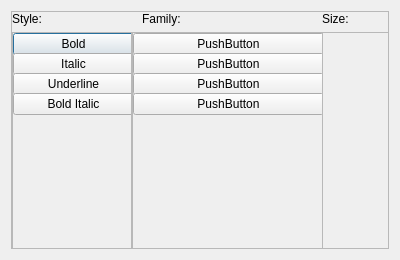
<?xml version="1.0" encoding="UTF-8"?>
<ui version="4.0">
 <class>Font</class>
 <widget class="QDialog" name="Font">
  <property name="geometry">
   <rect>
    <x>0</x>
    <y>0</y>
    <width>400</width>
    <height>260</height>
   </rect>
  </property>
  <property name="windowTitle">
   <string>Dialog</string>
  </property>
  <layout class="QHBoxLayout" name="horizontalLayout">
   <item>
    <widget class="QScrollArea" name="scrollArea">
     <property name="widgetResizable">
      <bool>true</bool>
     </property>
     <widget class="QWidget" name="scrollAreaWidgetContents">
      <property name="geometry">
       <rect>
        <x>0</x>
        <y>0</y>
        <width>380</width>
        <height>240</height>
       </rect>
      </property>
      <widget class="QScrollArea" name="scrollArea_2">
       <property name="geometry">
        <rect>
         <x>0</x>
         <y>20</y>
         <width>120</width>
         <height>251</height>
        </rect>
       </property>
       <property name="widgetResizable">
        <bool>true</bool>
       </property>
       <widget class="QWidget" name="scrollAreaWidgetContents_3">
        <property name="geometry">
         <rect>
          <x>0</x>
          <y>0</y>
          <width>118</width>
          <height>249</height>
         </rect>
        </property>
        <widget class="QPushButton" name="pushButton_5">
         <property name="geometry">
          <rect>
           <x>0</x>
           <y>0</y>
           <width>121</width>
           <height>22</height>
          </rect>
         </property>
         <property name="text">
          <string>Bold</string>
         </property>
        </widget>
        <widget class="QPushButton" name="pushButton_6">
         <property name="geometry">
          <rect>
           <x>0</x>
           <y>20</y>
           <width>121</width>
           <height>22</height>
          </rect>
         </property>
         <property name="text">
          <string>Italic</string>
         </property>
        </widget>
        <widget class="QPushButton" name="pushButton_7">
         <property name="geometry">
          <rect>
           <x>0</x>
           <y>40</y>
           <width>121</width>
           <height>22</height>
          </rect>
         </property>
         <property name="text">
          <string>Underline</string>
         </property>
        </widget>
        <widget class="QPushButton" name="pushButton_8">
         <property name="geometry">
          <rect>
           <x>0</x>
           <y>60</y>
           <width>121</width>
           <height>22</height>
          </rect>
         </property>
         <property name="text">
          <string>Bold Italic</string>
         </property>
        </widget>
       </widget>
      </widget>
      <widget class="QScrollArea" name="scrollArea_3">
       <property name="geometry">
        <rect>
         <x>120</x>
         <y>20</y>
         <width>191</width>
         <height>251</height>
        </rect>
       </property>
       <property name="widgetResizable">
        <bool>true</bool>
       </property>
       <widget class="QWidget" name="scrollAreaWidgetContents_4">
        <property name="geometry">
         <rect>
          <x>0</x>
          <y>0</y>
          <width>189</width>
          <height>249</height>
         </rect>
        </property>
        <widget class="QPushButton" name="pushButton">
         <property name="geometry">
          <rect>
           <x>0</x>
           <y>0</y>
           <width>191</width>
           <height>22</height>
          </rect>
         </property>
         <property name="text">
          <string>PushButton</string>
         </property>
        </widget>
        <widget class="QPushButton" name="pushButton_2">
         <property name="geometry">
          <rect>
           <x>0</x>
           <y>20</y>
           <width>191</width>
           <height>22</height>
          </rect>
         </property>
         <property name="text">
          <string>PushButton</string>
         </property>
        </widget>
        <widget class="QPushButton" name="pushButton_3">
         <property name="geometry">
          <rect>
           <x>0</x>
           <y>40</y>
           <width>191</width>
           <height>22</height>
          </rect>
         </property>
         <property name="text">
          <string>PushButton</string>
         </property>
        </widget>
        <widget class="QPushButton" name="pushButton_4">
         <property name="geometry">
          <rect>
           <x>0</x>
           <y>60</y>
           <width>191</width>
           <height>22</height>
          </rect>
         </property>
         <property name="text">
          <string>PushButton</string>
         </property>
        </widget>
       </widget>
      </widget>
      <widget class="QScrollArea" name="scrollArea_4">
       <property name="geometry">
        <rect>
         <x>310</x>
         <y>20</y>
         <width>111</width>
         <height>251</height>
        </rect>
       </property>
       <property name="widgetResizable">
        <bool>true</bool>
       </property>
       <widget class="QWidget" name="scrollAreaWidgetContents_5">
        <property name="geometry">
         <rect>
          <x>0</x>
          <y>0</y>
          <width>109</width>
          <height>249</height>
         </rect>
        </property>
       </widget>
      </widget>
      <widget class="QLabel" name="label">
       <property name="geometry">
        <rect>
         <x>0</x>
         <y>0</y>
         <width>52</width>
         <height>14</height>
        </rect>
       </property>
       <property name="text">
        <string>Style: </string>
       </property>
      </widget>
      <widget class="QLabel" name="label_2">
       <property name="geometry">
        <rect>
         <x>130</x>
         <y>0</y>
         <width>52</width>
         <height>14</height>
        </rect>
       </property>
       <property name="text">
        <string>Family:</string>
       </property>
      </widget>
      <widget class="QLabel" name="label_3">
       <property name="geometry">
        <rect>
         <x>310</x>
         <y>0</y>
         <width>52</width>
         <height>14</height>
        </rect>
       </property>
       <property name="text">
        <string>Size:</string>
       </property>
      </widget>
     </widget>
    </widget>
   </item>
  </layout>
 </widget>
 <resources/>
 <connections/>
</ui>
